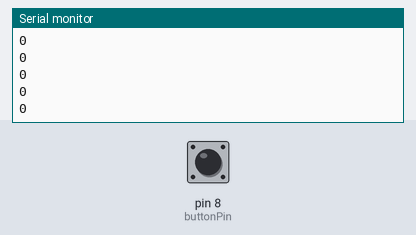
A sketch run on a simulated Arduino Uno, built with avr-gcc and run on an emulated ATmega328P. Parts: the last lines printed to the serial monitor. The test bench sets the inputs (shaded band); at power-on: pin 8 (buttonPin) HIGH.

Above: at 1.2 s.
1.3 s: pin 8 (buttonPin) pulled LOW for 0.15 s
At 2.4 s:
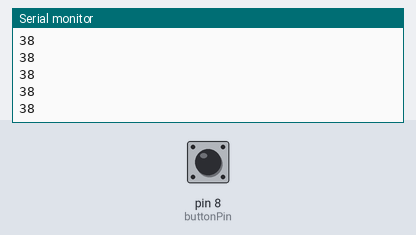
2.9 s: pin 8 (buttonPin) pulled LOW for 1 s
At 3.9 s:
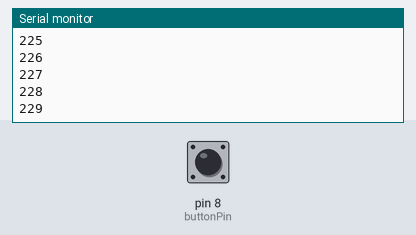
5.4 s: pin 8 (buttonPin) pulled LOW for 0.15 s
Timing chart, 0 to 8.4 s (numbered marks = the images above; inputs shaded):
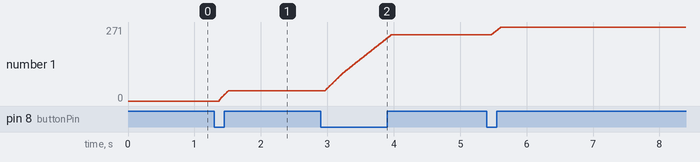

Measured:
- after the input at 1.3 s, the serial monitor: prints a new line after 0.07 s (image 1)
- after the input at 2.9 s, the serial monitor: prints a new line after 0.07 s (image 2)
- plotted number 1: 0 → 38 after the input at 1.3 s, 38 → 242 after the input at 2.9 s

The sketch:

day1arduino.ino
```cpp
// global variables
int counter = 0;
int buttonPin = 8;

void setup() {
  Serial.begin(9600);

  // pull up the button to voltage so that
  // by default it returns a "1" or "HIGH"
  pinMode(buttonPin, INPUT_PULLUP);
}

void loop() {

  // create a variable named buttonState
  // and set its value to the pin state
  int buttonState = digitalRead(buttonPin);

  // print it out the console if you want
//  Serial.println(buttonState);

  // if the button is being pressed
  if(buttonState == 0) {
    counter++;  // increase the count
  }

  // print out the count
  Serial.println(counter);
}
```
